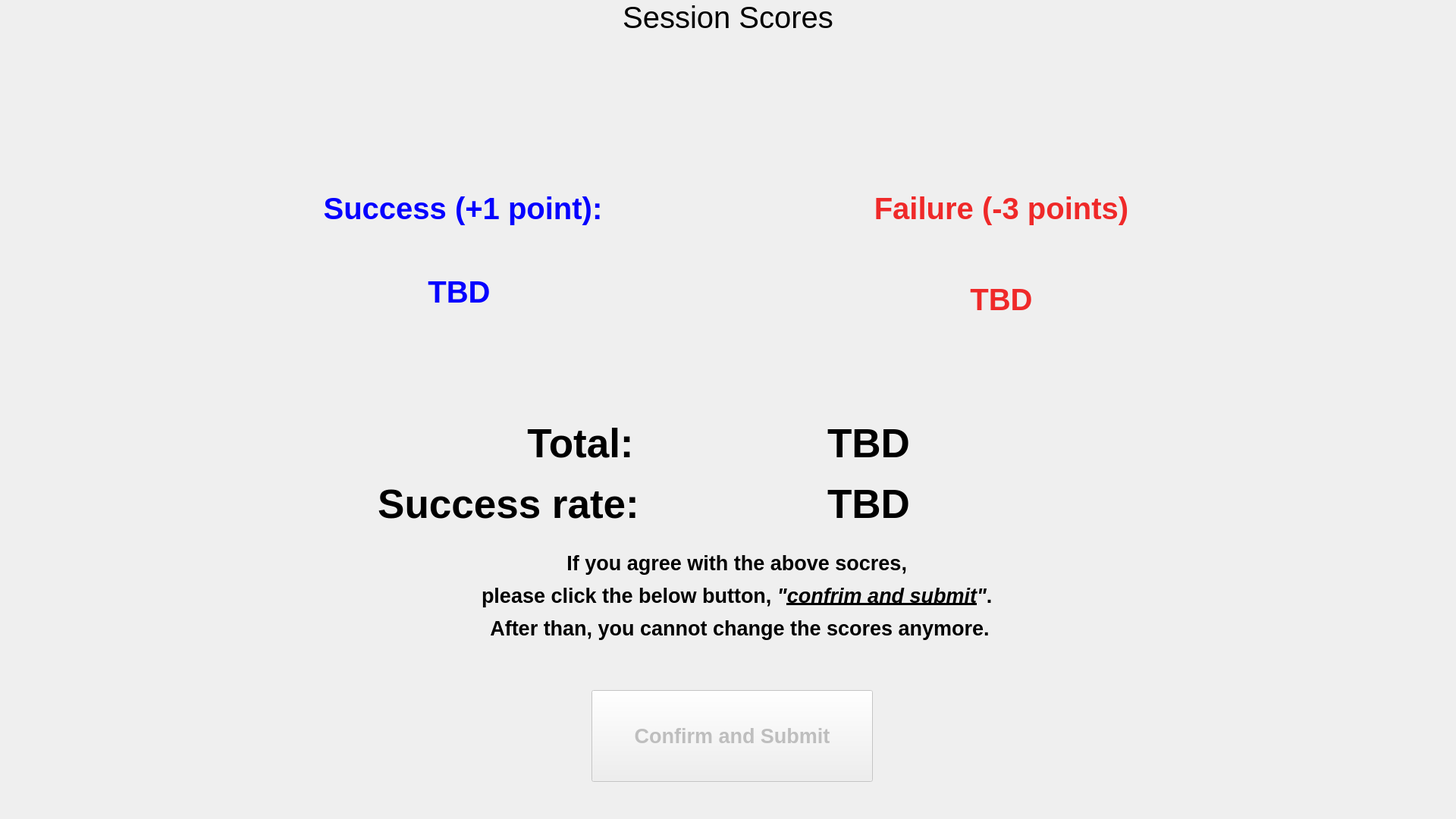
<?xml version="1.0" encoding="UTF-8"?>
<ui version="4.0">
 <class>mainWindow</class>
 <widget class="QMainWindow" name="mainWindow">
  <property name="geometry">
   <rect>
    <x>0</x>
    <y>0</y>
    <width>1920</width>
    <height>1080</height>
   </rect>
  </property>
  <property name="mouseTracking">
   <bool>false</bool>
  </property>
  <property name="windowTitle">
   <string>SMART-TeleLoad</string>
  </property>
  <widget class="QWidget" name="centralwidget">
   <widget class="QPushButton" name="confirm_score_btn">
    <property name="enabled">
     <bool>false</bool>
    </property>
    <property name="geometry">
     <rect>
      <x>780</x>
      <y>910</y>
      <width>371</width>
      <height>121</height>
     </rect>
    </property>
    <property name="minimumSize">
     <size>
      <width>200</width>
      <height>50</height>
     </size>
    </property>
    <property name="font">
     <font>
      <pointsize>20</pointsize>
      <weight>75</weight>
      <bold>true</bold>
     </font>
    </property>
    <property name="autoFillBackground">
     <bool>true</bool>
    </property>
    <property name="text">
     <string>Confirm and Submit</string>
    </property>
   </widget>
   <widget class="QLabel" name="title_label">
    <property name="geometry">
     <rect>
      <x>0</x>
      <y>0</y>
      <width>1920</width>
      <height>1080</height>
     </rect>
    </property>
    <property name="font">
     <font>
      <pointsize>30</pointsize>
     </font>
    </property>
    <property name="autoFillBackground">
     <bool>true</bool>
    </property>
    <property name="styleSheet">
     <string notr="true"/>
    </property>
    <property name="text">
     <string>&lt;html&gt;&lt;head/&gt;&lt;body&gt;&lt;p&gt;&lt;span style=&quot; color:#000000;&quot;&gt;Session Scores&lt;/span&gt;&lt;/p&gt;&lt;/body&gt;&lt;/html&gt;</string>
    </property>
    <property name="alignment">
     <set>Qt::AlignHCenter|Qt::AlignTop</set>
    </property>
   </widget>
   <widget class="QLabel" name="sccuess_score_label_1">
    <property name="geometry">
     <rect>
      <x>500</x>
      <y>330</y>
      <width>211</width>
      <height>111</height>
     </rect>
    </property>
    <property name="font">
     <font>
      <pointsize>30</pointsize>
      <weight>75</weight>
      <bold>true</bold>
      <underline>false</underline>
     </font>
    </property>
    <property name="text">
     <string>&lt;html&gt;&lt;head/&gt;&lt;body&gt;&lt;p&gt;&lt;span style=&quot; color:#0500ff;&quot;&gt;TBD&lt;/span&gt;&lt;/p&gt;&lt;/body&gt;&lt;/html&gt;</string>
    </property>
    <property name="alignment">
     <set>Qt::AlignCenter</set>
    </property>
   </widget>
   <widget class="QLabel" name="failure_score_label_1">
    <property name="geometry">
     <rect>
      <x>1210</x>
      <y>340</y>
      <width>221</width>
      <height>111</height>
     </rect>
    </property>
    <property name="font">
     <font>
      <pointsize>30</pointsize>
      <weight>75</weight>
      <bold>true</bold>
      <underline>false</underline>
     </font>
    </property>
    <property name="text">
     <string>&lt;html&gt;&lt;head/&gt;&lt;body&gt;&lt;p&gt;&lt;span style=&quot; color:#ef2929;&quot;&gt;TBD&lt;/span&gt;&lt;/p&gt;&lt;/body&gt;&lt;/html&gt;</string>
    </property>
    <property name="alignment">
     <set>Qt::AlignCenter</set>
    </property>
   </widget>
   <widget class="QLabel" name="success_label_1">
    <property name="geometry">
     <rect>
      <x>360</x>
      <y>220</y>
      <width>501</width>
      <height>111</height>
     </rect>
    </property>
    <property name="font">
     <font>
      <pointsize>30</pointsize>
      <weight>75</weight>
      <bold>true</bold>
      <underline>false</underline>
     </font>
    </property>
    <property name="text">
     <string>&lt;html&gt;&lt;head/&gt;&lt;body&gt;&lt;p&gt;&lt;span style=&quot; color:#0500ff;&quot;&gt;Success (+1 point):&lt;/span&gt;&lt;/p&gt;&lt;/body&gt;&lt;/html&gt;</string>
    </property>
    <property name="alignment">
     <set>Qt::AlignCenter</set>
    </property>
   </widget>
   <widget class="QLabel" name="failure_label_1">
    <property name="geometry">
     <rect>
      <x>1080</x>
      <y>220</y>
      <width>481</width>
      <height>111</height>
     </rect>
    </property>
    <property name="font">
     <font>
      <pointsize>30</pointsize>
      <weight>75</weight>
      <bold>true</bold>
      <underline>false</underline>
     </font>
    </property>
    <property name="text">
     <string>&lt;html&gt;&lt;head/&gt;&lt;body&gt;&lt;p&gt;&lt;span style=&quot; color:#ef2929;&quot;&gt;Failure (-3 points)&lt;/span&gt;&lt;/p&gt;&lt;/body&gt;&lt;/html&gt;</string>
    </property>
    <property name="alignment">
     <set>Qt::AlignCenter</set>
    </property>
   </widget>
   <widget class="QLabel" name="total_label_1">
    <property name="geometry">
     <rect>
      <x>590</x>
      <y>530</y>
      <width>351</width>
      <height>111</height>
     </rect>
    </property>
    <property name="font">
     <font>
      <pointsize>40</pointsize>
      <weight>75</weight>
      <bold>true</bold>
      <underline>false</underline>
     </font>
    </property>
    <property name="text">
     <string>&lt;html&gt;&lt;head/&gt;&lt;body&gt;&lt;p&gt;&lt;span style=&quot; color:#000000;&quot;&gt;Total:&lt;/span&gt;&lt;/p&gt;&lt;/body&gt;&lt;/html&gt;</string>
    </property>
    <property name="alignment">
     <set>Qt::AlignCenter</set>
    </property>
   </widget>
   <widget class="QLabel" name="total_score_label_1">
    <property name="geometry">
     <rect>
      <x>970</x>
      <y>530</y>
      <width>351</width>
      <height>111</height>
     </rect>
    </property>
    <property name="font">
     <font>
      <pointsize>40</pointsize>
      <weight>75</weight>
      <bold>true</bold>
      <underline>false</underline>
     </font>
    </property>
    <property name="text">
     <string>&lt;html&gt;&lt;head/&gt;&lt;body&gt;&lt;p&gt;&lt;span style=&quot; color:#000000;&quot;&gt;TBD&lt;/span&gt;&lt;/p&gt;&lt;/body&gt;&lt;/html&gt;</string>
    </property>
    <property name="alignment">
     <set>Qt::AlignCenter</set>
    </property>
   </widget>
   <widget class="QLabel" name="agreement_label">
    <property name="geometry">
     <rect>
      <x>480</x>
      <y>720</y>
      <width>991</width>
      <height>131</height>
     </rect>
    </property>
    <property name="font">
     <font>
      <pointsize>20</pointsize>
      <weight>75</weight>
      <bold>true</bold>
      <underline>false</underline>
     </font>
    </property>
    <property name="text">
     <string>&lt;html&gt;&lt;head/&gt;&lt;body&gt;&lt;p&gt;&lt;span style=&quot; color:#000000;&quot;&gt;If you agree with the above socres, &lt;/span&gt;&lt;/p&gt;&lt;p&gt;&lt;span style=&quot; color:#000000;&quot;&gt;please click the below button, &lt;/span&gt;&lt;span style=&quot; font-style:italic; color:#000000;&quot;&gt;&amp;quot;&lt;/span&gt;&lt;span style=&quot; font-style:italic; text-decoration: underline; color:#000000;&quot;&gt;confrim and submit&lt;/span&gt;&lt;span style=&quot; font-style:italic; color:#000000;&quot;&gt;&amp;quot;&lt;/span&gt;&lt;span style=&quot; color:#000000;&quot;&gt;. &lt;/span&gt;&lt;/p&gt;&lt;p&gt;&lt;span style=&quot; color:#000000;&quot;&gt;After than, you cannot change the scores anymore.&lt;/span&gt;&lt;/p&gt;&lt;/body&gt;&lt;/html&gt;</string>
    </property>
    <property name="alignment">
     <set>Qt::AlignCenter</set>
    </property>
   </widget>
   <widget class="QLabel" name="rate_label_1">
    <property name="geometry">
     <rect>
      <x>480</x>
      <y>610</y>
      <width>381</width>
      <height>111</height>
     </rect>
    </property>
    <property name="font">
     <font>
      <pointsize>40</pointsize>
      <weight>75</weight>
      <bold>true</bold>
      <underline>false</underline>
     </font>
    </property>
    <property name="text">
     <string>&lt;html&gt;&lt;head/&gt;&lt;body&gt;&lt;p&gt;&lt;span style=&quot; color:#000000;&quot;&gt;Success rate:&lt;/span&gt;&lt;/p&gt;&lt;/body&gt;&lt;/html&gt;</string>
    </property>
    <property name="alignment">
     <set>Qt::AlignCenter</set>
    </property>
   </widget>
   <widget class="QLabel" name="total_rate_label_1">
    <property name="geometry">
     <rect>
      <x>970</x>
      <y>610</y>
      <width>351</width>
      <height>111</height>
     </rect>
    </property>
    <property name="font">
     <font>
      <pointsize>40</pointsize>
      <weight>75</weight>
      <bold>true</bold>
      <underline>false</underline>
     </font>
    </property>
    <property name="text">
     <string>&lt;html&gt;&lt;head/&gt;&lt;body&gt;&lt;p&gt;&lt;span style=&quot; color:#000000;&quot;&gt;TBD&lt;/span&gt;&lt;/p&gt;&lt;/body&gt;&lt;/html&gt;</string>
    </property>
    <property name="alignment">
     <set>Qt::AlignCenter</set>
    </property>
   </widget>
   <zorder>title_label</zorder>
   <zorder>confirm_score_btn</zorder>
   <zorder>sccuess_score_label_1</zorder>
   <zorder>failure_score_label_1</zorder>
   <zorder>success_label_1</zorder>
   <zorder>failure_label_1</zorder>
   <zorder>total_label_1</zorder>
   <zorder>total_score_label_1</zorder>
   <zorder>agreement_label</zorder>
   <zorder>rate_label_1</zorder>
   <zorder>total_rate_label_1</zorder>
  </widget>
 </widget>
 <resources/>
 <connections/>
</ui>
